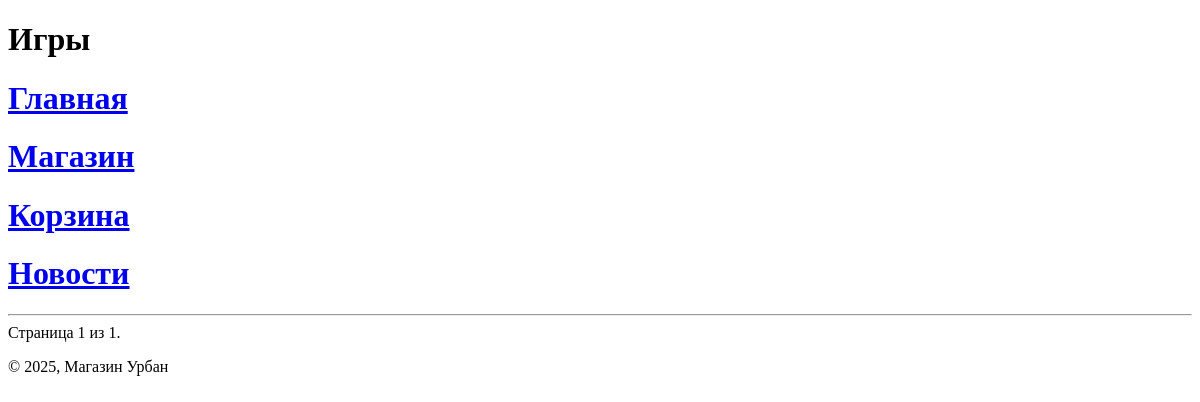
The page /news/ on the database as committed earlier.
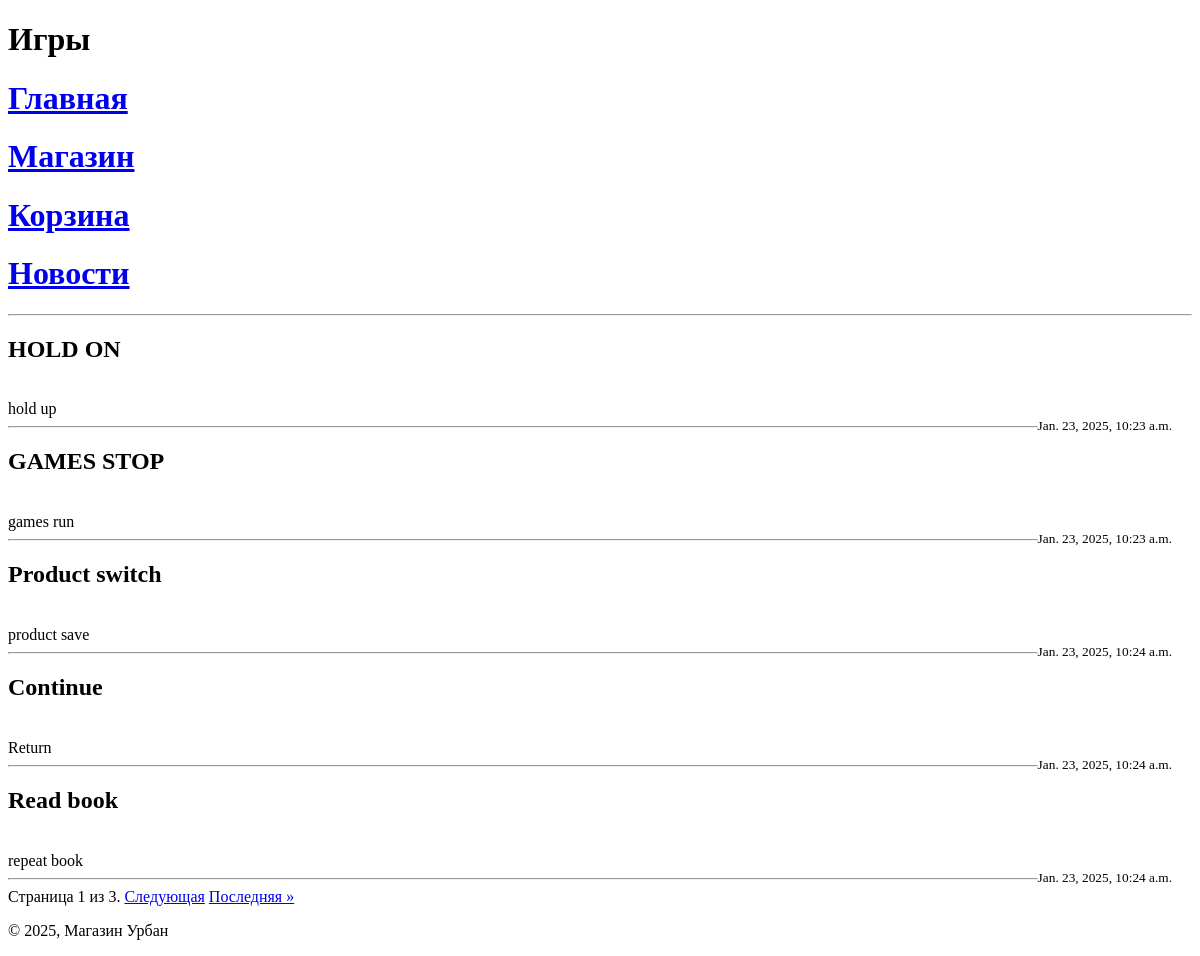
The same page on the database as committed later.
### task1/models.py (models this page shows)
class News(models.Model):
    title = models.CharField(max_length=50)
    content = models.TextField()
    date = models.DateTimeField(auto_now_add=True)

### task1/views.py (the view)
# urls.py: path('news/', news),
def news(request):
    all_news = News.objects.all()
    paginator = Paginator(all_news, 5)
    page_number = request.GET.get('page')
    page_obj = paginator.get_page(page_number)
    return render(request, 'news.html', {'page_obj': page_obj})

### templates/news.html (shortened to what this page needs)
{% extends 'menu.html' %}
{% block pagename %}<h1>Игры</h1>{% endblock %}
{% block menu %}
<h1><a href="/">Главная</a></h1>
<h1><a href="/catalog">Магазин</a></h1>
<h1><a href="/cart">Корзина</a></h1>
<h1><a href="/news">Новости</a></h1>
{% endblock %}
{% block content %}
    <hr>
    {% for new in page_obj %}
        <h2>{{ new.title }}</h2>
        <br>
        {{ new.content }}
        <br>
        <small style="float: right; margin-right: 20px;">{{ new.date }}</small>
        <hr>
    {% endfor %}
    <div class="pagination">
        <span class="step-links">
            <span class="current">
                Страница {{ page_obj.number }} из {{ page_obj.paginator.num_pages }}.
            </span>
            {% if page_obj.has_next %}
                <a href="?page={{ page_obj.next_page_number }}">Следующая</a>
                <a href="?page={{ page_obj.paginator.num_pages }}">Последняя &raquo;</a>
            {% endif %}
        </span>
    </div>
{% endblock %}

Rows that differ between the two databases and show on the page:
added News: title "HOLD ON", content "hold up", date "Jan. 23, 2025, 10:23 a.m."
added News: title "GAMES STOP", content "games run", date "Jan. 23, 2025, 10:23 a.m."
added News: title "Product switch", content "product save", date "Jan. 23, 2025, 10:24 a.m."
added News: title "Continue", content "Return", date "Jan. 23, 2025, 10:24 a.m."
added News: title "Read book", content "repeat book", date "Jan. 23, 2025, 10:24 a.m."
Other text that changed with them:
{{ page_obj.paginator.num_pages }}: "1" → "3"
text now shown: "Следующая Последняя »"
